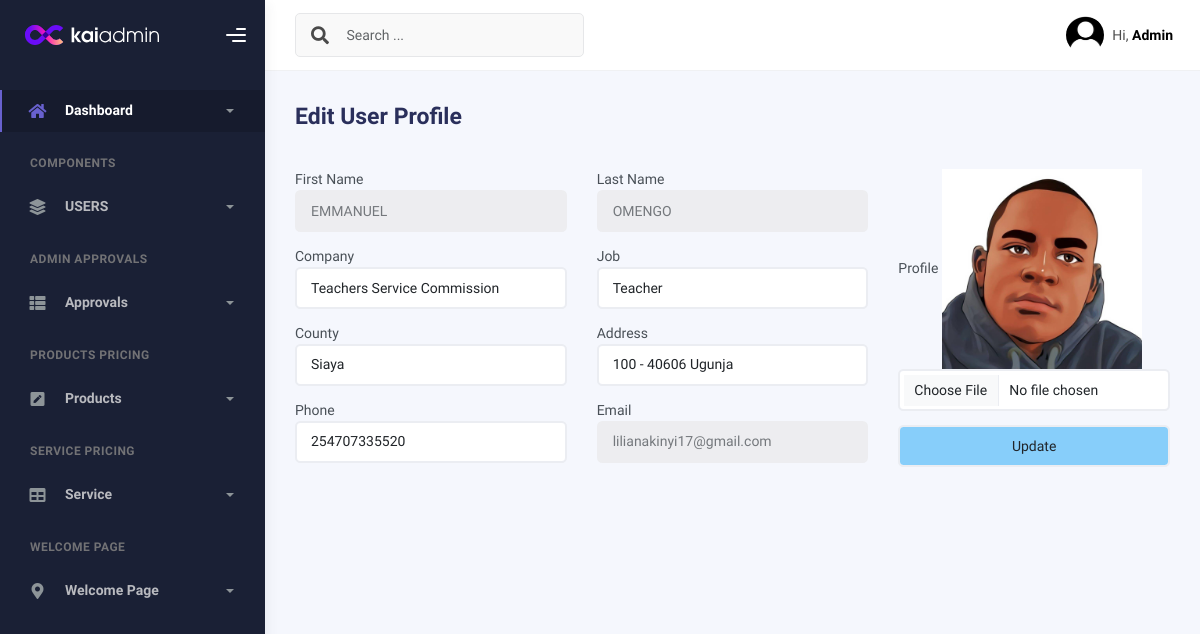
The app's page /edit_user_profile/13 (signed in) with its own data.
### admins/models.py (models this page shows, shortened)
class userprofile(models.Model):
    fname = models.CharField(max_length=20, null=False, blank=False)
    lname = models.CharField(max_length=20, null=False, blank=False)
    company = models.CharField(max_length=100, null=False, blank=False)
    job = models.CharField(max_length=100, null=False, blank=False)
    county = models.CharField(max_length=20, null=False, blank=False)
    address = models.CharField(max_length=200, null=False, blank=False)
    phone = models.IntegerField()
    email = models.EmailField()
    p_photo = models.ImageField(upload_to="uploads/profile", default="uploads/profile/profile.jpg")

### custom_admin/views.py (the view, shortened to what this page needs)
# urls.py: path('edit_user_profile/<id>', views.edit_user_profile, name='edit_user_profile'),
@staff_member_required
def edit_user_profile(request, id):
    user_pro = userprofile.objects.get(id=id)
    return render(request, 'admincustom/edituserprof.html', {'user_pro': user_pro})

### custom_admin/templates/admincustom/edituserprof.html (shortened to what this page needs)
{% load static %}
<!DOCTYPE html>
<html lang="en">
<head>
    <link href="https://cdn.jsdelivr.net/npm/bootstrap-icons/font/bootstrap-icons.css" rel="stylesheet">
    <link href="https://cdn.jsdelivr.net/npm/bootstrap@5.3.3/dist/css/bootstrap.min.css" rel="stylesheet"
>
    <link rel="stylesheet" href="{% static 'assets/css/bootstrap.min.css' %}"/>
    <link rel="stylesheet" href="{% static 'assets/css/plugins.min.css' %}"/>
    <link rel="stylesheet" href="{% static 'assets/css/kaiadmin.min.css' %}"/>
</head>
<body>
<div class="wrapper">
    <div class="sidebar" data-background-color="dark">
        <div class="sidebar-logo">
            <div class="logo-header" data-background-color="dark">
                <a href="/custo" class="logo">
                    <img
                            src="{% static 'assets/img/kaiadmin/logo_light.svg' %}"
                            alt="navbar brand"
                            class="navbar-brand"
                            height="20"
                    />
                </a>
                <div class="nav-toggle">
                    <button class="btn btn-toggle toggle-sidebar">
                        <i class="gg-menu-right"></i>
                    </button>
                </div>
            </div>
        </div>
        <div class="sidebar-wrapper scrollbar scrollbar-inner">
            <div class="sidebar-content">
                <ul class="nav nav-secondary">
                    <li class="nav-item active">
                        <a
                                data-bs-toggle="collapse"
                                href="#dashboard"
                                class="collapsed"
                                aria-expanded="false"
                        >
                            <i class="fas fa-home"></i>
                            <p>Dashboard</p>
                            <span class="caret"></span>
                        </a>
                    </li>
                    <li class="nav-section">
                        <h4 class="text-section">Components</h4>
                    </li>
                    <li class="nav-item">
                        <a data-bs-toggle="collapse" href="#base">
                            <i class="fas fa-layer-group"></i>
                            <p>USERS</p>
                            <span class="caret"></span>
                        </a>
                    </li>
                    <li class="nav-section">
                        <h4 class="text-section">ADMIN APPROVALS</h4>
                    </li>
                    <li class="nav-item">
                        <a data-bs-toggle="collapse" href="#sidebarLayouts">
                            <i class="fas fa-th-list"></i>
                            <p>Approvals</p>
                            <span class="caret"></span>
                        </a>
                    </li>
                    <li class="nav-section">
                        <h4 class="text-section">PRODUCTS PRICING</h4>
                    </li>
                    <li class="nav-item">
                        <a data-bs-toggle="collapse" href="#forms">
                            <i class="fas fa-pen-square"></i>
                            <p>Products</p>
                            <span class="caret"></span>
                        </a>
                    </li>
                    <li class="nav-section">
                        <h4 class="text-section">SERVICE PRICING</h4>
                    </li>
                    <li class="nav-item">
                        <a data-bs-toggle="collapse" href="#tables">
                            <i class="fas fa-table"></i>
                            <p>Service</p>
                            <span class="caret"></span>
                        </a>
                    </li>
                    <li class="nav-section">
                        <h4 class="text-section">WELCOME PAGE</h4>
                    </li>
                    <li class="nav-item">
                        <a data-bs-toggle="collapse" href="#maps">
                            <i class="fas fa-map-marker-alt"></i>
                            <p>Welcome Page</p>
                            <span class="caret"></span>
                        </a>
                    </li>
                </ul>
            </div>
        </div>
    </div>
    <div class="main-panel">
        <div class="main-header">
            <nav
                    class="navbar navbar-header navbar-header-transparent navbar-expand-lg border-bottom"
            >
                <div class="container-fluid">
                    <nav
                            class="navbar navbar-header-left navbar-expand-lg navbar-form nav-search p-0 d-none d-lg-flex"
                    >
                        <div class="input-group">
                            <div class="input-group-prepend">
                                <button type="submit" class="btn btn-search pe-1">
                                    <i class="fa fa-search search-icon"></i>
                                </button>
                            </div>
                            <input
                                    type="text"
                                    placeholder="Search ..."
                                    class="form-control"
                            />
                        </div>
                    </nav>
                    <ul class="navbar-nav topbar-nav ms-md-auto align-items-center">
                        <li class="nav-item topbar-user dropdown hidden-caret">
                            <a
                                    class="dropdown-toggle profile-pic"
                                    data-bs-toggle="dropdown"
                                    href="#"
                                    aria-expanded="false"
                            >
                                <div class="avatar-sm">
                                    <img
                                            src="{% static 'assets/img/profile4.jpg' %}"
                                            alt="..."
                                            class="avatar-img rounded-circle"
                                    />
                                </div>
                                <span class="profile-username">
                      <span class="op-7">Hi,</span>
                      <span class="fw-bold">Admin</span>
                    </span>
                            </a>
                        </li>
                    </ul>
                </div>
            </nav>
        </div>
        <div class="container">
            <div class="page-inner">
                <div
                        class="d-flex align-items-left align-items-md-center flex-column flex-md-row pt-2 pb-4"
                >
                    <div>
                        <h3 class="fw-bold mb-3">Edit User Profile</h3>
                    </div>
                </div>
                <form action="" method="post" enctype="multipart/form-data">
                    <div class="row">
                        <div class="col-md-4">
                            <div class="mb-3">
                                <label for="fname" class="">First Name</label>
                                <input type="text" class="form-control" name="fname" value="{{ user_pro.fname }}" readonly required>
                            </div>
                            <div class="mb-3">
                                <label for="lname" class="">Company</label>
                                <input type="text" class="form-control" name="company" value="{{ user_pro.company }}" required>
                            </div>
                            <div class="mb-3">
                                <label for="county" class="">County</label>
                                <input type="text" class="form-control" name="county" value="{{ user_pro.county }}" required>
                            </div>
                            <div class="mb-3">
                                <label for="phone" class="">Phone</label>
                                <input type="text" class="form-control" name="phone" value="{{ user_pro.phone }}" required>
                            </div>
                        </div>
                        <div class="col-md-4">
                            <div class="mb-3">
                                <div class="mb-3">
                                    <label for="lname" class="">Last Name</label>
                                    <input type="text" class="form-control" name="lname" value="{{ user_pro.lname }}" readonly required>
                                </div>
                            </div>
                            <div class="mb-3">
                                <label for="job" class="">Job</label>
                                <input type="text" class="form-control" name="job" value="{{ user_pro.job }}" required>
                            </div>
                            <div class="mb-3">
                                <label for="address" class="">Address</label>
                                <input type="text" class="form-control" name="address" value="{{ user_pro.address }}" required>
                            </div>
                            <div class="mb-3">
                                <label for="email" class="">Email</label>
                                <input type="text" class="form-control" name="email" value="{{ user_pro.email }}" readonly required>
                            </div>
                        </div>
                        <div class="col-md-4">
                            <div class="mb-3">
                                <label for="photo">Profile</label>
                                <img src="/media/{{ user_pro.p_photo }}" alt="" width="200" height="200">
                                <input type="file" class="form-control" name="p_photo" required>
                            </div>
                            <button type="submit" class="form-control" style="background-color: lightskyblue">Update
                            </button>
                        </div>
                    </div>
                </form>
            </div>
        </div>
</body>
</html>

### records on screen
userprofile: fname "EMMANUEL", company "Teachers Service Commission", county "Siaya", phone "254707335520", lname "OMENGO", job "Teacher", address "100 - 40606 Ugunja", email "lilianakinyi17@gmail.com", p_photo (picture)
